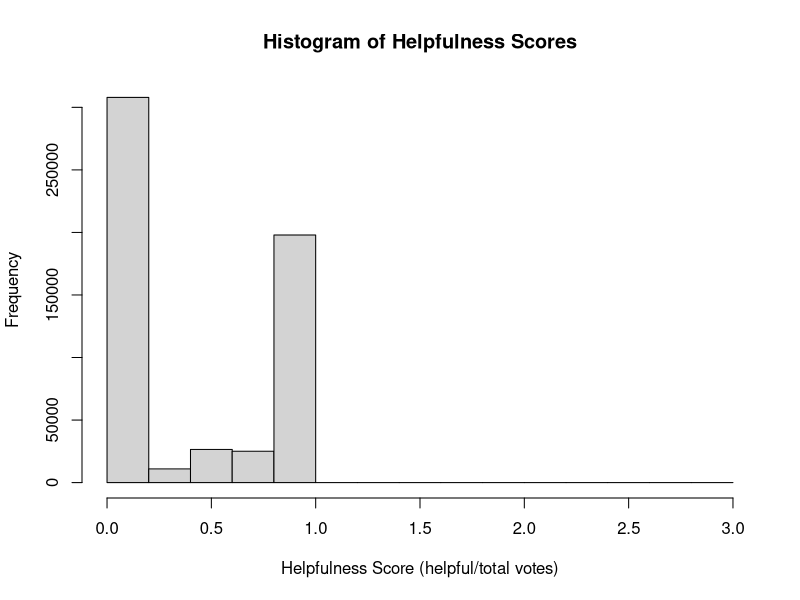

The R script that drew this image:
# Helpfulness Prediction Data Visualization
# Ryan A. Mannion

setwd("/users/ryanmannion/LING472/helpfulnessprediction")
review_data <- read.table("review_data.tab", header=T)
names(review_data) <- c("hnum", "hdenom", "score")
head(review_data)

attach(review_data)
help_score <- hnum/hdenom
help_score[is.nan(help_score)] <- 0

hist(help_score, main="Histogram of Helpfulness Scores", 
     xlab="Helpfulness Score (helpful/total votes)")

detach(review_data)


